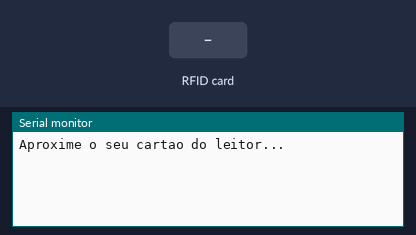
Bench run of a sketch on a simulated Arduino Uno, built with avr-gcc and run on an emulated ATmega328P. Parts: the last lines printed to the serial monitor. The inputs (shaded band) are chosen by the test bench.

Above: at 1.2 s.
1.3 s: RFID card ED 78 03 CA held to the reader
At 2.2 s:
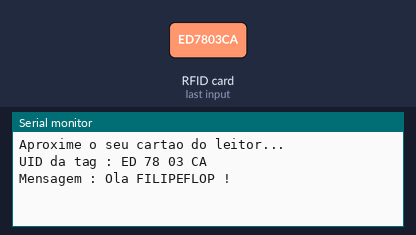
2.8 s: RFID card BD 9B 06 7D held to the reader
At 4.7 s:
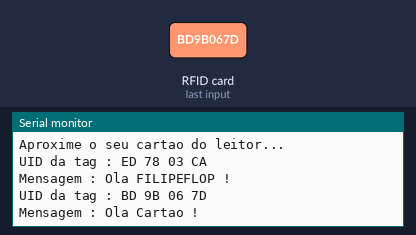
5.8 s: RFID card 5E 7A 19 C4 held to the reader
At 8.4 s:
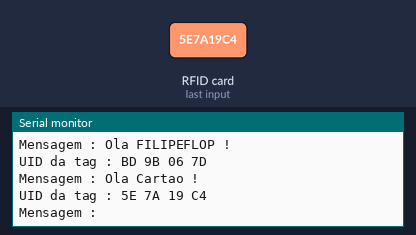

The sketch:

v1.ino
```cpp
//Programa : RFID - Controle de Acesso leitor RFID
//Autor : FILIPEFLOP

#include <SPI.h>
#include <MFRC522.h>
    //#include <LiquidCrystal.h>

#define SS_PIN 10
#define RST_PIN 9
MFRC522 mfrc522(SS_PIN, RST_PIN);   // Create MFRC522 instance.

    //LiquidCrystal lcd(6, 7, 5, 4, 3, 2);

//char st[20];

void setup()
{
  Serial.begin(9600);   // Inicia a serial
  SPI.begin();      // Inicia  SPI bus
  mfrc522.PCD_Init();   // Inicia MFRC522
  Serial.println("Aproxime o seu cartao do leitor...");
  Serial.println();
      //Define o número de colunas e linhas do LCD:
      //lcd.begin(16, 2);
  //mensageminicial();
}

void loop()
{
  // Look for new cards
  if ( ! mfrc522.PICC_IsNewCardPresent())
  {
    return;
  }
  // Select one of the cards
  if ( ! mfrc522.PICC_ReadCardSerial())
  {
    return;
  }
  //Mostra UID na serial
  Serial.print("UID da tag :");
  String conteudo= "";
  byte letra;
  for (byte i = 0; i < mfrc522.uid.size; i++)
  {
     Serial.print(mfrc522.uid.uidByte[i] < 0x10 ? " 0" : " ");
     Serial.print(mfrc522.uid.uidByte[i], HEX);
     conteudo.concat(String(mfrc522.uid.uidByte[i] < 0x10 ? " 0" : " "));
     conteudo.concat(String(mfrc522.uid.uidByte[i], HEX));
  }
  Serial.println();
  Serial.print("Mensagem : ");
  conteudo.toUpperCase();
  if (conteudo.substring(1) == "ED 78 03 CA") //UID 1 - Chaveiro
  {
    Serial.println("Ola FILIPEFLOP !");
    Serial.println();
/*    lcd.clear();
    lcd.setCursor(0,0);
    lcd.print("Ola FILIPEFLOP !");
    lcd.setCursor(0,1);
  lcd.print("Acesso liberado!");
    */
    delay(3000);
    //mensageminicial();
  }

  if (conteudo.substring(1) == "BD 9B 06 7D") //UID 2 - Cartao
  {
    Serial.println("Ola Cartao !");
    Serial.println();
    //    lcd.clear();
    //    lcd.setCursor(0,0);
    //    lcd.print("Ola Cartao !");
    //    lcd.setCursor(0,1);
    //    lcd.print("Acesso Negado !");
    delay(3000);
   // mensageminicial();
  }
}

/*void mensageminicial()
{
  lcd.clear();
  lcd.print(" Aproxime o seu");
  lcd.setCursor(0,1);
  lcd.print("cartao do leitor");
}
*/
```

Measured:
- after the input at 1.3 s, the serial monitor: prints a new line at once (image 1)
- after the input at 2.8 s, the serial monitor: prints a new line after 1.5 s (image 2)
- after the input at 5.8 s, the serial monitor: prints a new line after 1.5 s (image 3)
